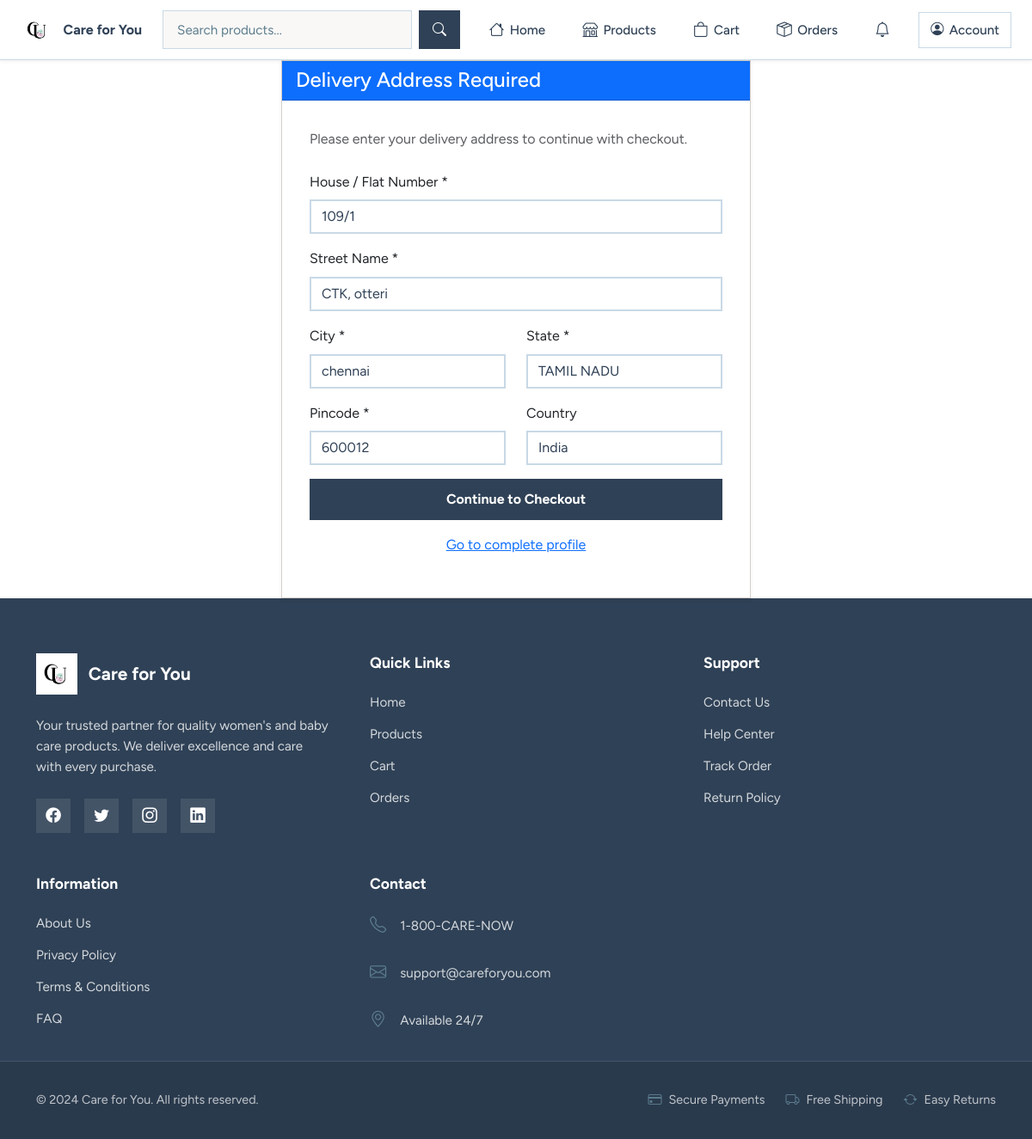
The app's page /accounts/quick-address/ (signed in) with its own data.
### apps/accounts/models.py (models this page shows, shortened)
class UserProfile(models.Model):
    GENDER_CHOICES = [("M", "Male"), ("F", "Female"), ("O", "Other")]
    MARITAL_STATUS_CHOICES = [("single", "Single"), ("married", "Married"), ("divorced", "Divorced"), ("widowed", "Widowed")]
    PARENT_CHOICES = [("yes", "Yes"), ("no", "No"), ("planning", "Planning")]
    PREGNANCY_STAGE_CHOICES = [
        ("planning", "Planning Pregnancy"),
        ("1st", "1st Trimester"),
        ("2nd", "2nd Trimester"),
        ("3rd", "3rd Trimester"),
        ("postpartum", "Postpartum"),
    ]
    BABY_AGE_GROUP_CHOICES = [
        ("newborn", "Newborn (0–3 months)"),
        ("infant", "Infant (3–12 months)"),
        ("toddler", "Toddler (1–3 years)"),
        ("preschool", "Preschool (3+ years)"),
    ]
    BABY_GENDER_CHOICES = [("M", "Boy"), ("F", "Girl"), ("unknown", "Not Known")]
    user = models.OneToOneField(User, on_delete=models.CASCADE, related_name="profile")
    mobile_number = models.CharField(max_length=20, blank=True)
    date_of_birth = models.DateField(blank=True, null=True)
    gender = models.CharField(max_length=10, choices=GENDER_CHOICES, blank=True)
    marital_status = models.CharField(max_length=20, choices=MARITAL_STATUS_CHOICES, blank=True)
    house_number = models.CharField(max_length=50, blank=True)
    street_name = models.CharField(max_length=150, blank=True)
    city = models.CharField(max_length=50, blank=True)
    state = models.CharField(max_length=50, blank=True)
    pincode = models.CharField(max_length=20, blank=True)
    country = models.CharField(max_length=50, blank=True, default="India")
    is_default_address = models.BooleanField(default=False)
    is_parent = models.CharField(max_length=20, choices=PARENT_CHOICES, blank=True)
    baby_age_group = models.CharField(max_length=20, choices=BABY_AGE_GROUP_CHOICES, blank=True)
    baby_gender = models.CharField(max_length=10, choices=BABY_GENDER_CHOICES, blank=True)
    pregnancy_stage = models.CharField(max_length=20, choices=PREGNANCY_STAGE_CHOICES, blank=True)
    health_condition = models.CharField(max_length=120, blank=True)
    profile_complete = models.BooleanField(default=False)
    created_at = models.DateTimeField(auto_now_add=True)
    updated_at = models.DateTimeField(auto_now=True)

### apps/accounts/views.py (the view, shortened to what this page needs)
# urls.py: path("quick-address/", QuickAddressView.as_view(), name="quick_address"),
class QuickAddressView(LoginRequiredMixin, UpdateView):
    model = UserProfile
    form_class = QuickProfileForm
    template_name = "accounts/quick_address.html"
    success_url = reverse_lazy("orders:checkout")
    def get_object(self, queryset=None):
        return self.request.user.profile

### apps/accounts/forms.py
class QuickProfileForm(forms.ModelForm):
    class Meta:
        model = UserProfile
        fields = ["house_number", "street_name", "city", "state", "pincode", "country"]
        widgets = {
            "house_number": forms.TextInput(attrs={"class": "form-control"}),
            "street_name": forms.TextInput(attrs={"class": "form-control"}),
            "city": forms.TextInput(attrs={"class": "form-control"}),
            "state": forms.TextInput(attrs={"class": "form-control"}),
            "pincode": forms.TextInput(attrs={"class": "form-control"}),
            "country": forms.TextInput(attrs={"class": "form-control"}),
        }

### apps/accounts/authentication.py (called while the page is built)
    def get_user(self, user_id):
        try:
            return User.objects.get(pk=user_id)
        except User.DoesNotExist:
            return None

### apps/notifications_app/templatetags/notification_filters.py (called while the page is built)
@register.filter
def unread_count(user):
    if user and user.is_authenticated:
        return user.notifications.filter(is_read=False).count()
    return 0

### templates/accounts/quick_address.html (shortened to what this page needs)
{% extends 'base.html' %}
{% block content %}
<div class="container">
    <div class="row justify-content-center">
        <div class="col-lg-6">
            <div class="card shadow-sm">
                <div class="card-header bg-primary text-white">
                    <h4 class="mb-0">Delivery Address Required</h4>
                </div>
                <div class="card-body">
                    <p class="text-muted mb-4">Please enter your delivery address to continue with checkout.</p>
                    <form method="post" novalidate>
                        <div class="mb-3">
                            <label class="form-label">House / Flat Number *</label>
                            {{ form.house_number }}
                        </div>
                        <div class="mb-3">
                            <label class="form-label">Street Name *</label>
                            {{ form.street_name }}
                        </div>
                        <div class="row mb-3">
                            <div class="col-md-6">
                                <label class="form-label">City *</label>
                                {{ form.city }}
                            </div>
                            <div class="col-md-6">
                                <label class="form-label">State *</label>
                                {{ form.state }}
                            </div>
                        </div>
                        <div class="row mb-3">
                            <div class="col-md-6">
                                <label class="form-label">Pincode *</label>
                                {{ form.pincode }}
                            </div>
                            <div class="col-md-6">
                                <label class="form-label">Country</label>
                                {{ form.country }}
                            </div>
                        </div>
                        <button type="submit" class="btn btn-primary w-100">Continue to Checkout</button>
                    </form>
                    <p class="text-center mt-3"><a href="{% url 'accounts:profile' %}">Go to complete profile</a></p>
                </div>
            </div>
        </div>
    </div>
</div>
{% endblock %}

### static/css/styles.css (style rules this page uses)
:root { --font-family-base: 'Figtree', sans-serif; --primary-navy: #2F4156; --secondary-teal: #5B7C8D; --accent-blue: #C8D9E6; --bg-beige: #F5EFEB; --text-dark: #2F4156; --text-light: #5B7C8D; --border-color: #D8D0CA; --white: #FFFFFF; }
* { margin: 0; padding: 0; box-sizing: border-box; border-radius: 0 !important; }
html, body { height: 100%; }
body { background-color: var(--white); font-family: var(--font-family-base); color: var(--text-dark); line-height: 1.6; }
.card { border: 1px solid var(--border-color); border-radius: 8px; box-shadow: 0 2px 6px rgba(0, 0, 0, 0.06); }
.card-body { padding: 2rem; }
.form-control, .form-select { border: 2px solid var(--accent-blue); border-radius: 6px; color: var(--text-dark); font-size: 1rem; }
.form-control::placeholder { color: var(--text-light); }
.btn-primary { background-color: var(--primary-navy); border-color: var(--primary-navy); color: var(--white); font-weight: 700; border-radius: 6px; padding: 11px 24px; transition: all 0.3s ease; }

### records on screen
UserProfile: house_number "109/1", street_name "CTK, otteri", city "chennai", state "TAMIL NADU", pincode "600012", country "India"
